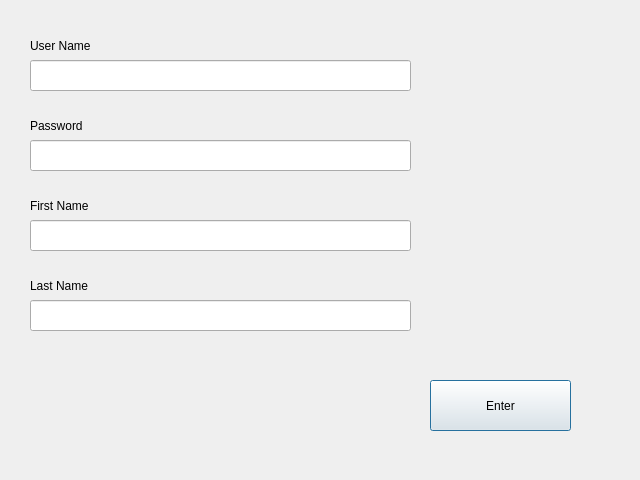
<?xml version="1.0" encoding="UTF-8"?>
<ui version="4.0">
 <class>Dialog</class>
 <widget class="QDialog" name="Dialog">
  <property name="geometry">
   <rect>
    <x>0</x>
    <y>0</y>
    <width>640</width>
    <height>480</height>
   </rect>
  </property>
  <property name="windowTitle">
   <string>Dialog</string>
  </property>
  <widget class="QLineEdit" name="lineEdit">
   <property name="geometry">
    <rect>
     <x>30</x>
     <y>60</y>
     <width>381</width>
     <height>31</height>
    </rect>
   </property>
  </widget>
  <widget class="QLineEdit" name="lineEdit_2">
   <property name="geometry">
    <rect>
     <x>30</x>
     <y>140</y>
     <width>381</width>
     <height>31</height>
    </rect>
   </property>
  </widget>
  <widget class="QLineEdit" name="lineEdit_3">
   <property name="geometry">
    <rect>
     <x>30</x>
     <y>220</y>
     <width>381</width>
     <height>31</height>
    </rect>
   </property>
  </widget>
  <widget class="QLineEdit" name="lineEdit_4">
   <property name="geometry">
    <rect>
     <x>30</x>
     <y>300</y>
     <width>381</width>
     <height>31</height>
    </rect>
   </property>
  </widget>
  <widget class="QLabel" name="label">
   <property name="geometry">
    <rect>
     <x>30</x>
     <y>30</y>
     <width>141</width>
     <height>31</height>
    </rect>
   </property>
   <property name="text">
    <string>User Name</string>
   </property>
  </widget>
  <widget class="QLabel" name="label_2">
   <property name="geometry">
    <rect>
     <x>30</x>
     <y>110</y>
     <width>121</width>
     <height>31</height>
    </rect>
   </property>
   <property name="text">
    <string>Password</string>
   </property>
  </widget>
  <widget class="QLabel" name="label_3">
   <property name="geometry">
    <rect>
     <x>30</x>
     <y>190</y>
     <width>91</width>
     <height>31</height>
    </rect>
   </property>
   <property name="text">
    <string>First Name</string>
   </property>
  </widget>
  <widget class="QLabel" name="label_4">
   <property name="geometry">
    <rect>
     <x>30</x>
     <y>270</y>
     <width>101</width>
     <height>31</height>
    </rect>
   </property>
   <property name="text">
    <string>Last Name</string>
   </property>
  </widget>
  <widget class="QPushButton" name="pushButton">
   <property name="geometry">
    <rect>
     <x>430</x>
     <y>380</y>
     <width>141</width>
     <height>51</height>
    </rect>
   </property>
   <property name="text">
    <string>Enter</string>
   </property>
  </widget>
 </widget>
 <resources/>
 <connections/>
</ui>
